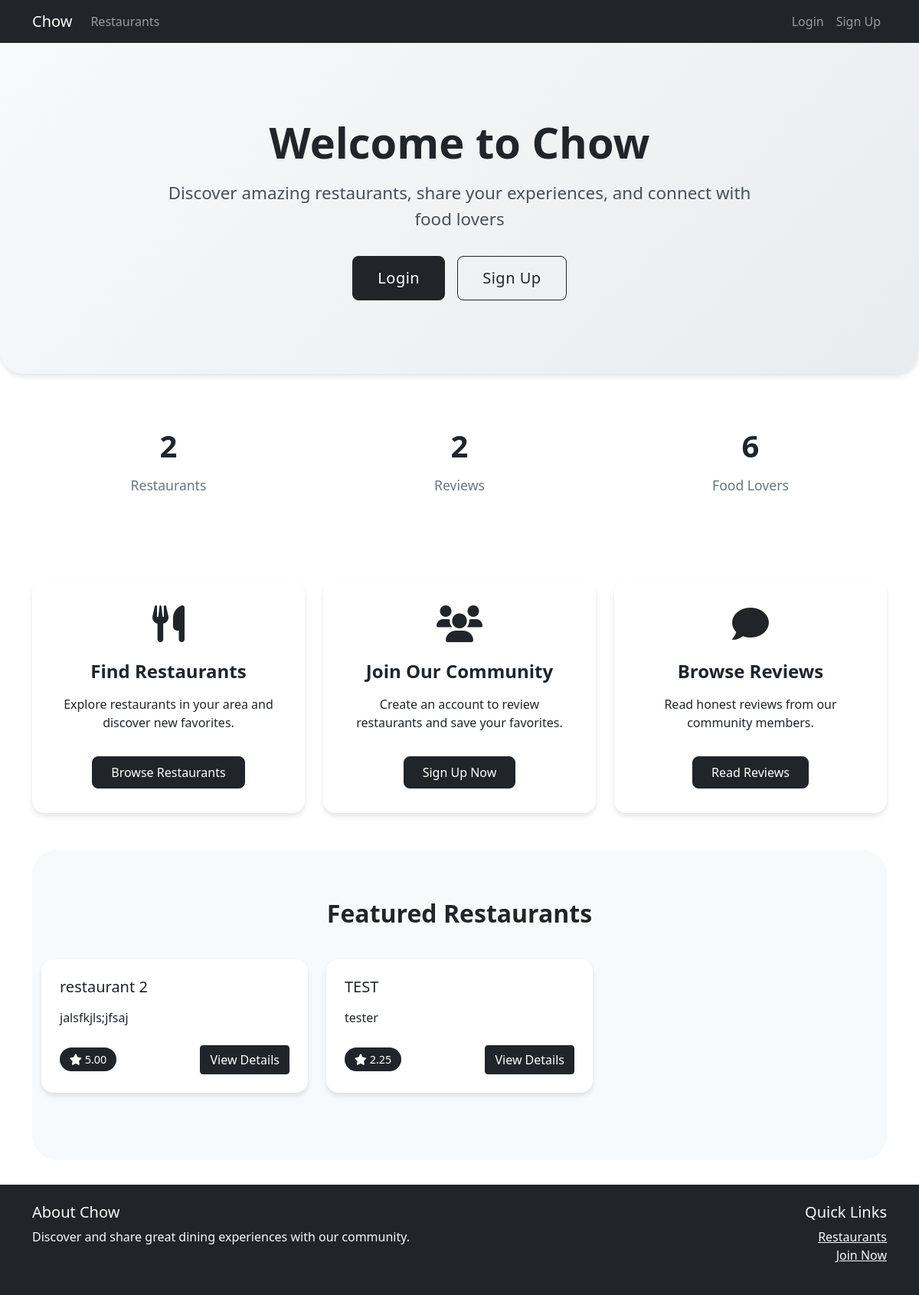
The app's page /, older data.
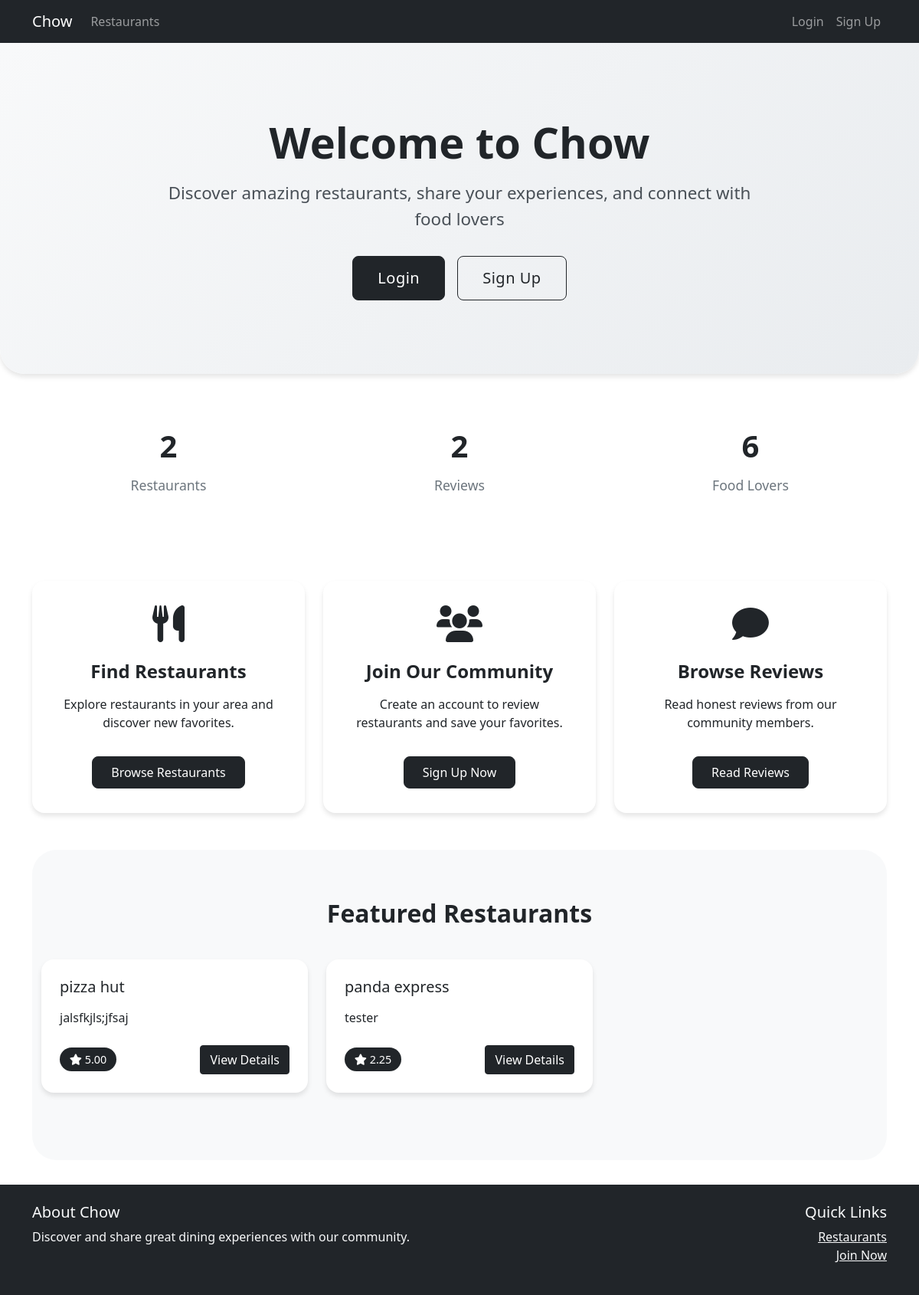
The same page, newer data.
### restaurants/models.py (models this page shows, shortened)
class Restaurant(models.Model):
    id = models.AutoField(primary_key=True)
    name = models.CharField(max_length=255)
    average_rating = models.DecimalField(decimal_places=2, max_digits = 3)
    description = models.CharField(max_length=255)
    owner = models.ForeignKey(Owner, on_delete=models.CASCADE, null=True)
    favorites = models.ManyToManyField(User, blank=True, related_name='favorite_restaurants')
    image = models.ImageField(upload_to='restaurant_images/', null=True, blank=True)
    city = models.CharField(max_length=100, blank=True)
    state = models.CharField(max_length=100, blank=True)
    country = models.CharField(max_length=100, blank=True)
    latitude = models.FloatField(null=True, blank=True)
    longitude = models.FloatField(null=True, blank=True)
    location = models.CharField(max_length=255, blank=True)
    PRICE_RANGES = [
        ('cheap', '$'),
        ('medium', '$$'),
        ('pricey', '$$$'),
    ]
    price_range = models.CharField(max_length=10, choices=PRICE_RANGES, default='medium')

### home/views.py (the view)
# urls.py: path('', include('home.urls')),
def home(request):
    context = {
        'featured_restaurants': Restaurant.objects.order_by('-average_rating')[:3],
        'restaurant_count': Restaurant.objects.count(),
        'review_count': Review.objects.count(),
        'user_count': User.objects.count()
    }
    return render(request, 'home/home.html', context)

### home/templates/home/home.html (shortened to what the changed rows need)
{% extends 'base.html' %}
{% load static %}
{% block extra_css %}
<link rel="stylesheet" href="{% static 'css/home.css' %}">
{% endblock %}
{% block content %}
<div class="home-hero text-center">
  <div class="container">
    <h1 class="mb-3">Welcome to Chow</h1>
  </div>
</div>
<div class="container">
  {% if featured_restaurants %}
  <div class="featured-section">
    <div class="container">
      <h2 class="text-center">Featured Restaurants</h2>
      <div class="row">
        {% for restaurant in featured_restaurants %}
        <div class="col-md-4 mb-4">
          <div class="card restaurant-card h-100">
            <div class="card-body">
              <h5 class="card-title mb-3">{{ restaurant.name }}</h5>
              <p class="card-text mb-4">{{ restaurant.description }}</p>
              <div class="d-flex justify-content-between align-items-center">
                <div class="rating">
                  <i class="fas fa-star"></i> {{ restaurant.average_rating }}
                </div>
                <a href="{% url 'restaurants.show' id=restaurant.id %}" class="btn btn-dark">View Details</a>
              </div>
            </div>
          </div>
        </div>
        {% endfor %}
      </div>
    </div>
  </div>
  {% endif %}
</div>
{% endblock %}

Row changes from the older to the newer data that the page shows:
changed Restaurant "jalsfkjls;jfsaj": name "restaurant 2" → "pizza hut"
changed Restaurant "tester": name "TEST" → "panda express"
